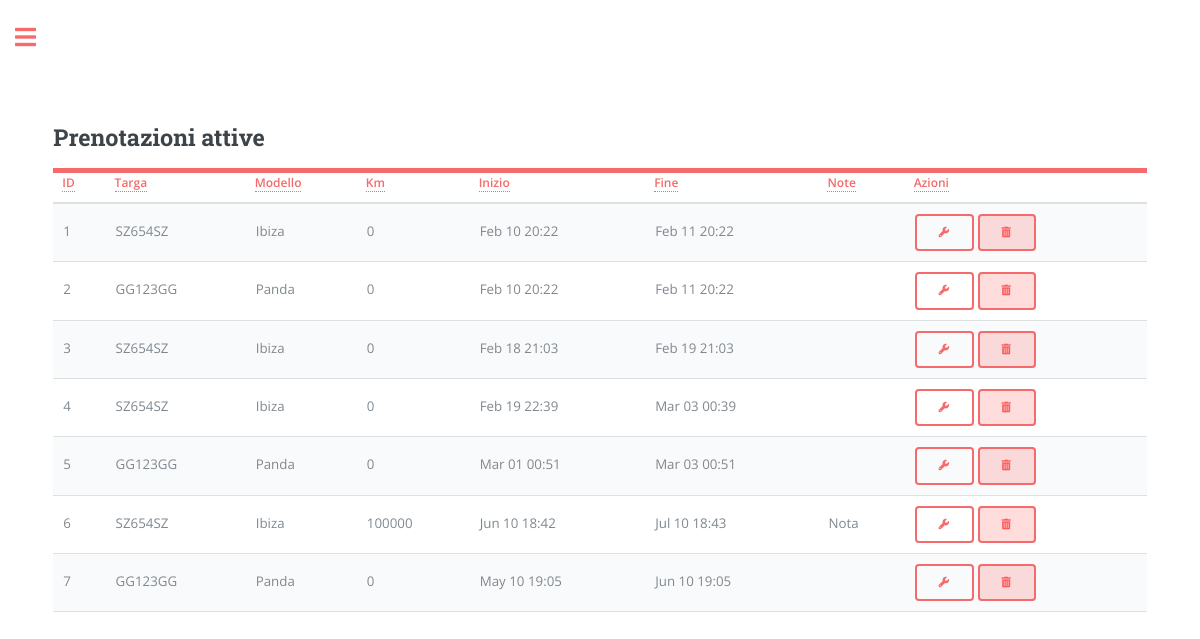
/bookings_view (signed in), run on the app's committed database.
### app/models.py (models this page shows, shortened)
class User(UserMixin, db.Model):
    id = db.Column(db.Integer, primary_key=True)
    registration_date = db.Column(db.DateTime, default=datetime.utcnow)
    username = db.Column(db.String(64), index=True, unique=True)
    email = db.Column(db.String(120), index=True, unique=True)
    password_hash = db.Column(db.String(128))
    garage = db.relationship('Car', backref='owner_garage', lazy='dynamic')
    groups = db.relationship('Groups', backref='owner_groups', lazy='dynamic')
    contacts = db.relationship('Contacts', backref='owner_contacts', lazy='dynamic')
    role = db.Column(db.String(20), default='user')
    currency = db.Column(db.String(1), default='€')
    measurement_unit = db.Column(db.String(5), default='Km')
    language = db.Column(db.String(2), default='en')

class Booking(db.Model):
    id = db.Column(db.Integer, primary_key=True)
    start_datetime = db.Column(db.DateTime, nullable=False)
    end_datetime = db.Column(db.DateTime, nullable=False)
    car_plate = db.Column(db.String(8), db.ForeignKey('car.plate'), nullable=False)
    user_id = db.Column(db.Integer, db.ForeignKey('user.id'), nullable=False)
    note = db.Column(db.String(160))
    money = db.Column(db.Integer, default=0, index=True)
    km = db.Column(db.Integer, default=0, index=True) # Car's kilometres when booking
    car = db.relationship('Car', backref='bookings', lazy=True)
    contact_id = db.Column(db.Integer, db.ForeignKey('contacts.id', name='booking_contacts_id'), nullable=True)
    group_id = db.Column(db.Integer, db.ForeignKey('groups.id', name='booking_group'), nullable=True)
    group = db.relationship('Groups', back_populates='bookings', lazy=True)

class Car(db.Model):
    plate = db.Column(db.String(8), primary_key=True, index=True, unique=True)
    make = db.Column(db.String(15), index=True)
    model = db.Column(db.String(15), index=True)
    fuel = db.Column(db.String(8), index=True)
    year = db.Column(db.Integer, index=True)
    cc = db.Column(db.Integer, index=True)
    user_id = db.Column(db.Integer, db.ForeignKey('user.id'))
    days = db.Column(db.Integer, default=0, index=True)
    money = db.Column(db.Integer, default=0, index=True) # Referred as 'revenue'
    car_cost = db.Column(db.Integer, default=0, index=True)
    insurance_cost = db.Column(db.Float, default=0, index=True)
    insurance_expiry_date = db.Column(db.DateTime)
    mot_cost = db.Column(db.Float, default=0, index=True)
    mot_expiry_date = db.Column(db.DateTime)
    road_tax_cost = db.Column(db.Float, default=0, index=True)
    road_tax_expiry_date = db.Column(db.DateTime)
    renewal = db.relationship('Renewal', backref='car', lazy='dynamic')
    km = db.Column(db.Integer, default=0, index=True)

### app/routes.py (the view)
@app.route('/bookings_view', methods=['GET', 'POST'])
@login_required
def bookings_view():
    current_date = datetime.utcnow()
    active_bookings = Booking.query.filter(
        (Booking.user_id == current_user.id) &
        (Booking.end_datetime > current_date)
    ).all()
    return render_template('bookings_view.html' if current_user.language == 'en' else f'bookings_view_{current_user.language}.html',
                           user_bookings=active_bookings, page='bookings_view',
                           user_name=current_user.username if current_user.is_authenticated else None)

### app/models.py (called while the page is built)
@login.user_loader
def load_user(id):
    return User.query.get(int(id))

### app/templates/bookings_view_it.html (shortened to what this page needs)
{% if current_user.language == 'en' %}
    {% extends "index.html" %}
{% else %}
    {% extends "index_" + current_user.language + ".html" %}
{% endif %}
{% block content %}
<head>
  <link rel="stylesheet" href="{{ url_for('static', filename='css/main.css') }}">
  <link rel="stylesheet" href="https://cdnjs.cloudflare.com/ajax/libs/font-awesome/5.15.3/css/all.min.css" />
</head>
<header id="header">
  <h2>Prenotazioni attive</h2>
</header>
<form action="{{ url_for('bookings_manage') }}" method="POST">
<table class="table" id="bookingTable">
    <thead>
      <tr>
        <th scope="col"><a href="#" class="sort-link" data-sort="id">ID</a></th>
        <th scope="col"><a href="#" class="sort-link" data-sort="plate">Targa</a></th>
        <th scope="col"><a href="#" class="sort-link" data-sort="model">Modello</a></th>
        <th scope="col"><a href="#" class="sort-link" data-sort="km">{{ current_user.measurement_unit.capitalize() }}</a></th>
        <th scope="col"><a href="#" class="sort-link" data-sort="start_datetime">Inizio</a></th>
        <th scope="col"><a href="#" class="sort-link" data-sort="end_datetime">Fine</a></th>
        <th scope="col"><a href="#" class="sort-link" data-sort="note">Note</a></th>
        <th scope="col"><a>Azioni</a></th>
      </tr>
    </thead>
    <tbody>
      {% for booking in user_bookings %}
      <tr>
          <td data-sort="id">{{ booking.id }}</td>
          <td data-sort="plate">{{ booking.car.plate }}</td>
          <td data-sort="model">{{ booking.car.model }}</td>
          <td data-sort="km">{{ booking.km }}</td>
          <td data-sort="start_datetime">{{ booking.start_datetime.strftime("%b %d %H:%M") }}</td>
          <td data-sort="end_datetime">{{ booking.end_datetime.strftime("%b %d %H:%M") }}</td>
          <td data-sort="note">
            {% if booking.note %}
            <span class="note-tooltip">
                Nota
            </span>
        {% endif %}
          </td>
          <td>
              <button type="submit" class="btn btn-danger" name="manage_booking" value="{{ booking.id }}"><i class="fa-solid fa-wrench"></i></button>
              <button type="submit" class="btn btn-primary btn-delete" name="delete" onclick="return confirm('Are you sure you want to delete this booking?');"><i class="fas fa-trash-alt"></i></button>
        </td>
      </tr>
      {% endfor %}
  </tbody>
</table>
</form>
{% endblock %}

### app/static/css/main.css (style rules this page uses)
html, body, div, span, applet, object, iframe, h1, h2, h3, h4, h5, h6, p, blockquote, pre, a, abbr, acronym, address, big, cite, code, del, dfn, em, img, ins, kbd, q, s, samp, small, strike, strong, sub, sup, tt, var, b, u, i, center, dl, dt, dd, ol, ul, li, fieldset, form, label, legend, table, caption, tbody, tfoot, thead, tr, th, td, article, aside, canvas, details, embed, figure, figcaption, footer, header, hgroup, menu, nav, output, ruby, section, summary, time, mark, audio, video { margin: 0; padding: 0; border: 0; font-size: 100%; font: inherit; vertical-align: baseline; }
article, aside, details, figcaption, figure, footer, header, hgroup, menu, nav, section { display: block; }
body { line-height: 1; }
table { border-collapse: collapse; border-spacing: 0; }
body { -webkit-text-size-adjust: none; }
body { -ms-overflow-style: scrollbar; }
html { box-sizing: border-box; }
*, *:before, *:after { box-sizing: inherit; }
body { background: #ffffff; }
body, input, select, textarea { color: #7f888f; font-family: "Open Sans", sans-serif; font-size: 13pt; font-weight: 400; line-height: 1.65; }
@media screen and (max-width: 1680px) { body, input, select, textarea { font-size: 11pt; } }
@media screen and (max-width: 1280px) { body, input, select, textarea { font-size: 10pt; } }
a { -moz-transition: color 0.2s ease-in-out, border-bottom-color 0.2s ease-in-out; -webkit-transition: color 0.2s ease-in-out, border-bottom-color 0.2s ease-in-out; -ms-transition: color 0.2s ease-in-out, border-bottom-color 0.2s ease-in-out; transition: color 0.2s ease-in-out, border-bottom-color 0.2s ease-in-out; border-bottom: dotted 1px; color: #f56a6a; text-decoration: none; }
em, i { font-style: italic; }
h1, h2, h3, h4, h5, h6 { color: #3d4449; font-family: "Roboto Slab", serif; font-weight: 700; line-height: 1.5; margin: 0 0 1em 0; }
h2 { font-size: 1.75em; }
form { margin: 0 0 2em 0; }
table { margin: 0 0 2em 0; width: 100%; }
table tbody tr { border: solid 1px rgba(210, 215, 217, 0.75); border-left: 0; border-right: 0; }
table tbody tr:nth-child(2n + 1) { background-color: rgba(230, 235, 237, 0.25); }
table td { padding: 0.75em 0.75em; }
table th { color: #3d4449; font-size: 0.9em; font-weight: 600; padding: 0 0.75em 0.75em 0.75em; text-align: left; }
table thead { border-bottom: solid 2px rgba(210, 215, 217, 0.75); }
input[type="submit"], input[type="reset"], input[type="button"], button, .button { -moz-appearance: none; -webkit-appearance: none; -ms-appearance: none; appearance: none; -moz-transition: background-color 0.2s ease-in-out, color 0.2s ease-in-out; -webkit-transition: background-color 0.2s ease-in-out, color 0.2s ease-in-out; -ms-transition: background-color 0.2s ease-in-out, color 0.2s ease-in-out; transition: background-color 0.2s ease-in-out, color 0.2s ease-in-out; background-color: transparent; border-radius: 0.375em; border: 0; box-shadow: inset 0 0 0 2px #f56a6a; color: #f56a6a !important; cursor: pointer; display: inline-block; font-family: "Roboto Slab", serif; font-size: 0.8em; font-weight: 700; height: 3.5em; letter-spacing: 0.075em; line-height: 3.5em; padding: 0 2.25em; text-align: center; text-decoration: none; text-transform: uppercase; white-space: nowrap; }
#header { display: -moz-flex; display: -webkit-flex; display: -ms-flex; display: flex; border-bottom: solid 5px #f56a6a; padding: 2em 0 1em 0; position: relative; }
#header > * { -moz-flex: 1; -webkit-flex: 1; -ms-flex: 1; flex: 1; margin-bottom: 0; }
@media screen and (max-width: 1680px) { #header { padding-top: 5em; } }
.note-tooltip { position: relative; display: inline-block; cursor: pointer; }
.btn-delete { background-color: rgba(255, 86, 86, 0.2); color: #ff5b5b !important; }

### data on the page
User: measurement_unit "Km"
Booking: id "1", car.plate "SZ654SZ", car.model "Ibiza", km "0", start_datetime "Feb 10 20:22", end_datetime "Feb 11 20:22"
Booking: id "2", car.plate "GG123GG", car.model "Panda", km "0", start_datetime "Feb 10 20:22", end_datetime "Feb 11 20:22"
Booking: id "3", car.plate "SZ654SZ", car.model "Ibiza", km "0", start_datetime "Feb 18 21:03", end_datetime "Feb 19 21:03"
Booking: id "4", car.plate "SZ654SZ", car.model "Ibiza", km "0", start_datetime "Feb 19 22:39", end_datetime "Mar 03 00:39"
Booking: id "5", car.plate "GG123GG", car.model "Panda", km "0", start_datetime "Mar 01 00:51", end_datetime "Mar 03 00:51"
Booking: id "6", car.plate "SZ654SZ", car.model "Ibiza", km "100000", start_datetime "Jun 10 18:42", end_datetime "Jul 10 18:43"
Booking: id "7", car.plate "GG123GG", car.model "Panda", km "0", start_datetime "May 10 19:05", end_datetime "Jun 10 19:05"
